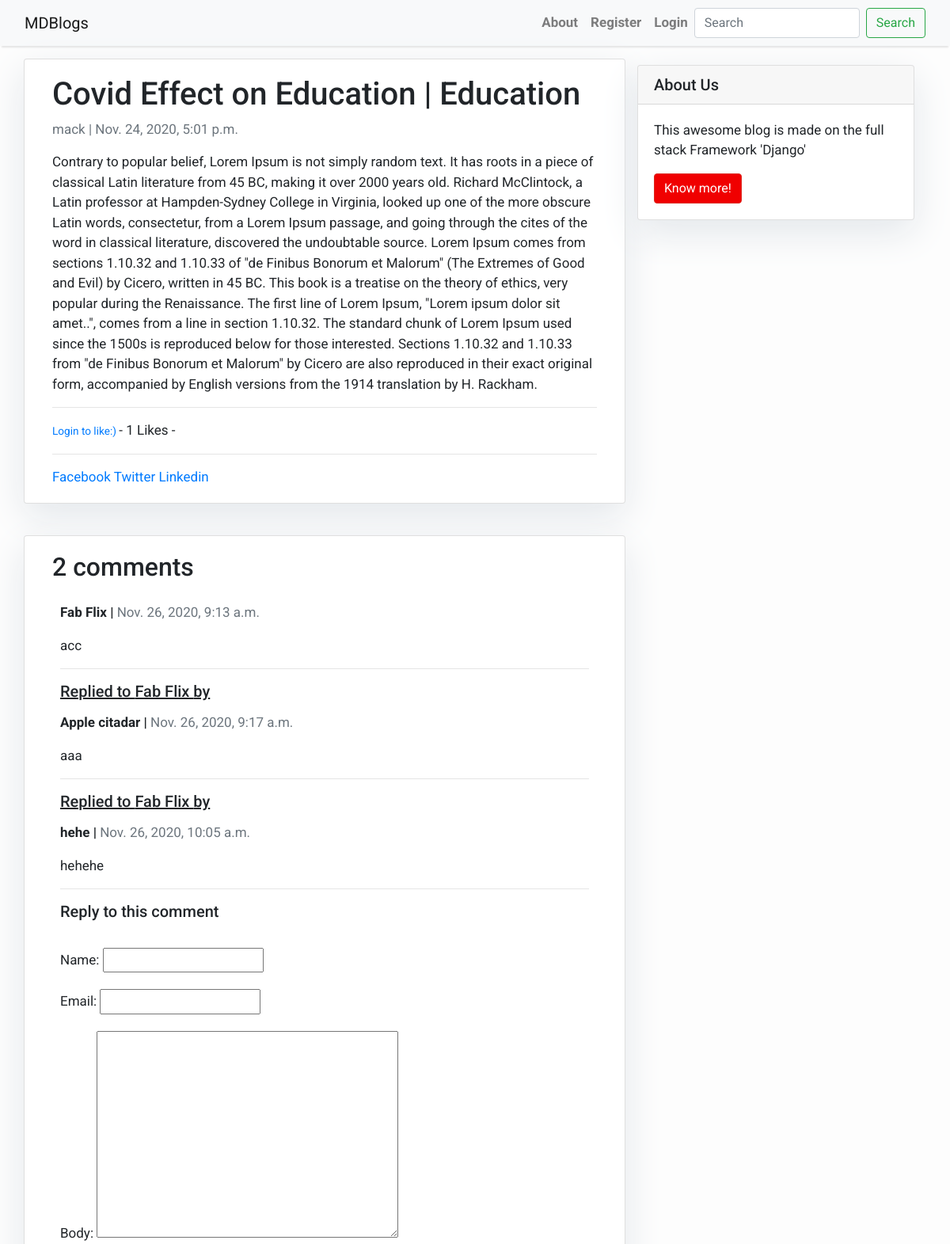
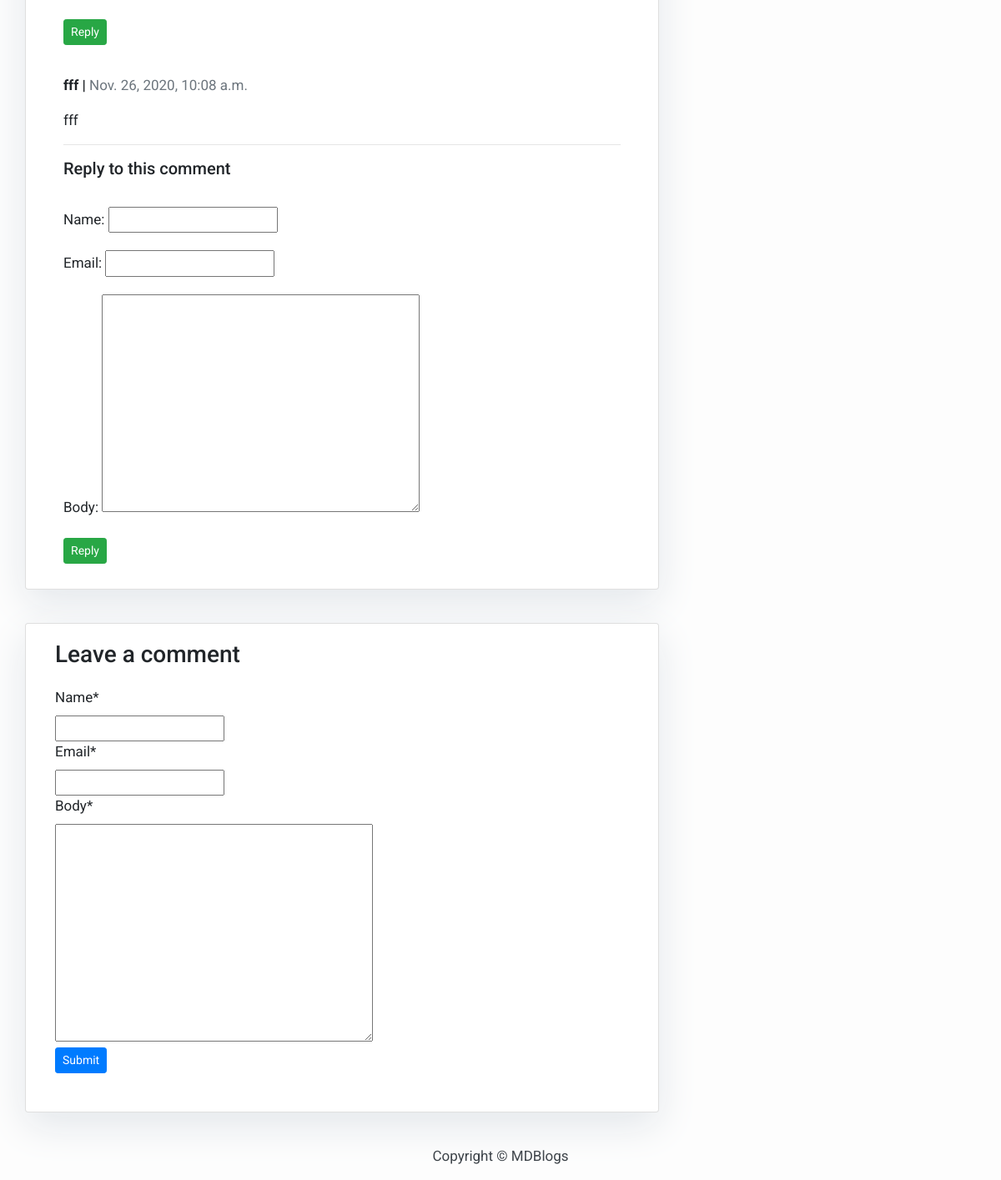
The app's page /covid-effect-education/ with its own data (2 pictures, top to bottom).
### Blog/models.py (models this page shows, shortened)
class Post(models.Model):
    category=models.CharField(max_length=100)
    title = models.CharField(max_length=200, unique=True)
    slug = models.SlugField(max_length=200, unique=True)
    author = models.ForeignKey(User, on_delete= models.CASCADE,related_name='blog_posts')
    updated_on = models.DateTimeField(auto_now= True)
    content = models.TextField()
    created_on = models.DateTimeField(auto_now_add=True)
    status = models.IntegerField(choices=STATUS, default=0)
    likes=models.ManyToManyField(User,related_name='blog_post')
    class Meta:
        ordering = ['-created_on']
    def total_likes(self):
        return self.likes.count()

class Comment(models.Model):
    post = models.ForeignKey(Post,on_delete=models.CASCADE,related_name='comments')
    name = models.CharField(max_length=80)
    email = models.EmailField()
    body = models.TextField()
    created_on = models.DateTimeField(auto_now_add=True)
    updated = models.DateTimeField(auto_now=True)
    active = models.BooleanField(default=False)
    parent = models.ForeignKey('self',on_delete=models.CASCADE, null=True, blank=True, related_name='replies')
    class Meta:
        ordering = ['created_on']

### Blog/views.py (the view)
# urls.py: path('<slug:slug>/', views.post_detail, name='post_detail'),
def post_detail(request, slug):
    template_name = 'post_detail.html'
    post = get_object_or_404(Post, slug=slug)
    share_string=quote_plus(post.content)
    comments = post.comments.filter(active=True, parent__isnull=True)
    new_comment = None
    stuff=get_object_or_404(Post,slug=slug)
    total_likes=stuff.total_likes()
    liked=False
    if stuff.likes.filter(id=request.user.id).exists():
        liked=True
    if request.method == 'POST':
        comment_form = CommentForm(data=request.POST)
        if comment_form.is_valid():
            parent_obj = None
            try:
                parent_id = int(request.POST.get('parent_id'))
            except:
                parent_id = None
            if parent_id:
                parent_obj = Comment.objects.get(id=parent_id)
                if parent_obj:
                    replay_comment = comment_form.save(commit=False)
                    replay_comment.parent = parent_obj
            new_comment = comment_form.save(commit=False)
            new_comment.post = post
            new_comment.save()
    else:
        comment_form = CommentForm()
    return render(request, template_name, {'post': post,
                                           'comments': comments,
                                           'new_comment': new_comment,
                                           'comment_form': comment_form,'share_string':share_string,
                                           'total_likes':total_likes,'liked':liked})

### Blog/forms.py
class CommentForm(forms.ModelForm):
    class Meta:
        model = Comment
        fields = ('name', 'email', 'body')

### Blog/templates/post_detail.html (shortened to what this page needs)
{% extends 'base.html' %} {% block content %}
{% load crispy_forms_tags %}
<div class="container">
  <div class="row">
    <div class="col-md-8 card mb-4  mt-3 left  top">
      <div class="card-body">
        <h1>{% block title %} {{ post.title }} | {{post.category}} {% endblock title %}</h1>
        <p class=" text-muted">{{ post.author }} | {{ post.created_on }}</p>
        <p class="card-text ">{{ post.content | safe }}</p><hr>
        <form action="{% url 'like_post' post.slug %}" method="post">
        {% if user.is_authenticated %}
          {% if liked %}
            <button type="submit" name="post_slug" value="{{ post.slug }}"
                    class="btn btn-danger btn-sm">Unlike</button>
          {% else %}
            <button type="submit" name="post_slug" value="{{ post.slug }}"
                    class="btn btn-primary btn-sm">Like</button>
          {% endif %}
        {% else %}
          <small><a href="{% url 'login' %}">Login to like:)</a> </small>
        {% endif %}
          - {{ total_likes }} Likes -
        </form><hr>
        <a href="https://www.facebook.com/sharer/sharer.php?u={{ request.build_absolute_uri }}">Facebook
        </a>
        <a href="https://twitter.com/home?status={{ share_string }}%20{{ request.build_absolute_uri }}">
        Twitter
        </a>
        <a href="https://www.linkedin.com/shareArticle?mini=true&url={{ request.build_absolute_uri }}&title={{ post.title }}&summary={{ share_string }}&source={{ request.build_absolute_uri }}">
        Linkedin
        </a>
      </div>
    </div>
    {% block sidebar %} {% include 'sidebar.html' %} {% endblock sidebar %}
    <div class="col-md-8 card mb-4  mt-3 ">
      <div class="card-body">
        {% with comments.count as total_comments %}
        <h2>{{ total_comments }} comments</h2>
        {% endwith %}
           {% for comment in comments %}
        <div class="comments" style="padding: 10px;">
          <p class="font-weight-bold">
            {{ comment.name }} |
            <span class=" text-muted font-weight-normal">
              {{ comment.created_on }}
            </span>
          </p>
          {{ comment.body | linebreaks }}<hr/>
          {% for reply in comment.replies.all %}
          <h5 style="margin-bottom:15px;"><u>Replied to {{ comment.name }} by</u></h5>
            <p class="font-weight-bold">
              {{ reply.name }} |
              <span class=" text-muted font-weight-normal">
              {{ reply.created_on }}
              </span>
            </p>
            {{ reply.body | linebreaks }}<hr/>
          {% endfor %}
          <form action="." method="post">
            <h5>Reply to this comment</h5><br/>
            {{ comment_form.as_p }}
            <button type="submit" class="btn btn-success btn-sm">Reply</button>
          </form>
        </div>
        {% endfor %}
      </div>
    </div>
    <div class="col-md-8 card mb-4  mt-3 ">
      <div class="card-body">
        {% if new_comment %}
        <div class="alert alert-success" role="alert">
          Your comment is awaiting moderation
        </div>
        {% else %}
        <h3>Leave a comment</h3>
        <form method="post" style="margin-top: 1.3em;">
          {{ comment_form | crispy }}
          <button type="submit" class="btn btn-primary btn-sm">Submit</button>
        </form>
        {% endif %}<br/>
      </div>
    </div>
  </div>
</div>
{% endblock content %}

### Blog/templates/base.html (shortened to what this page needs)
<!DOCTYPE html>
<html>
    <head>
        <link rel="stylesheet" href="https://maxcdn.bootstrapcdn.com/bootstrap/4.0.0/css/bootstrap.min.css"
 />
        <link rel="stylesheet" href="//code.jquery.com/ui/1.12.1/themes/base/jquery-ui.css">
    </head>
    <body>
        <div>
        <nav class="navbar navbar-expand-lg navbar-light bg-light shadow" id="mainNav">
            <div class="container-fluid">
                <a class="navbar-brand" href="{% url 'home' %}">MDBlogs</a>
                <div class="collapse navbar-collapse" id="navbarResponsive">
                    <ul class="navbar-nav ml-auto">
                        <li class="nav-item text-black">
                            <a class="nav-link text-black font-weight-bold" href="#">About</a>
                        </li>
                        {% if user.is_authenticated %}
                        <span class="navbar-text text-black" >
                            Hello, {{user.username}}
                        </span>
                        <li class="nav-item text-black">
                            <a class="nav-link text-black font-weight-bold" href="{% url 'add_post' %}">Add Post</a>
                        </li>
                        <li class="nav-item text-black">
                            <a class="nav-link text-black font-weight-bold" href="{% url 'logout' %}">Logout</a>
                        </li>
                        {% else %}
                        <li class="nav-item text-black">
                            <a class="nav-link text-black font-weight-bold" href="{% url 'register' %}">Register</a>
                        </li>
                        <li class="nav-item text-black">
                            <a class="nav-link text-black font-weight-bold" href="{% url 'login' %}">Login</a>
                        </li>
                        {% endif %}
                        <form method="get" action="/search" class="form-inline my-2 my-lg-0">
                          <input class="form-control mr-sm-2" type="search" placeholder="Search" aria-label="search"
                                 name="query" id="query">
                          <button class="btn btn-outline-success my-2 my-sm-0" type="submit">Search</button>
                        </form>
                    </ul>
                </div>
            </div>
        </nav>
        </div>
            {% block content %}{% endblock content %}
        <footer class="py-3 bg-grey">
            <p class="m-0 text-dark text-center ">Copyright &copy; MDBlogs</p>
        </footer>
    </body>
</html>

### Blog/templates/sidebar.html (shortened to what this page needs)
{% block sidebar %}
<div class="col-md-4 float-right ">
<div class="card my-4">
        <h5 class="card-header">About Us</h5>
    <div class="card-body">
        <p class="card-text"> This awesome blog is made on the full stack Framework 'Django'</p>
        <a href="#" class="btn btn-danger">Know more!</a>
    </div>
</div>
</div>
{% endblock sidebar %}

### Blog/templates/base.html (style rules this page uses)
body { font-family: "Roboto", sans-serif; font-size: 17px; background-color: #fdfdfd; }
.shadow { box-shadow: 0 4px 2px -2px rgba(0, 0, 0, 0.1); }
.btn-danger { color: #fff; background-color: #f00000; border-color: #dc281e; }

### Blog/templates/sidebar.html (style rules this page uses)
.card { box-shadow: 0 16px 48px #E3E7EB; }

### records on screen
Post: title "Covid Effect on Education", category "Education", author "mack", created_on "Nov. 24, 2020, 5:01 p.m.", content "Contrary to popular belief, Lorem Ipsum is not simply random text. It has roots in a piece of classical Latin literature from 45 BC, making it over 2000 years old. Richard McClintock, a Latin professor at Hampden-Sydney College in Virginia, looked up one of the more obscure Latin words, consectetur, from a Lorem Ipsum passage, and going through the cites of the word in classical literature, discovered the undoubtable source. Lorem Ipsum comes from sections 1.10.32 and 1.10.33 of \"de Finibus Bonorum et Malorum\" (The Extremes of Good and Evil) by Cicero, written in 45 BC. This book is a treatise on the theory of ethics, very popular during the Renaissance. The first line of Lorem Ipsum,…"
Comment: name "Fab Flix", created_on "Nov. 26, 2020, 9:13 a.m.", body "acc"
Comment: name "Apple citadar", created_on "Nov. 26, 2020, 9:17 a.m.", body "aaa"
Comment: name "hehe", created_on "Nov. 26, 2020, 10:05 a.m.", body "hehehe"
Comment: name "fff", created_on "Nov. 26, 2020, 10:08 a.m.", body "fff"

### other values on screen
{{ total_likes }} "1"
{{ total_comments }} "2"
